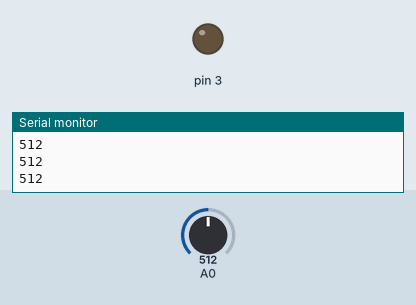
The sketch below on a simulated Arduino Uno, built with avr-gcc and run on an emulated ATmega328P. Shown: output pins drawn as LEDs (lit = HIGH), the last lines printed to the serial monitor. The test bench sets the inputs (shaded band); at power-on: A0 = 512.

Above: at 1.2 s.
1.3 s: A0 set to 112
2.8 s: A0 set to 94
At 3.6 s:
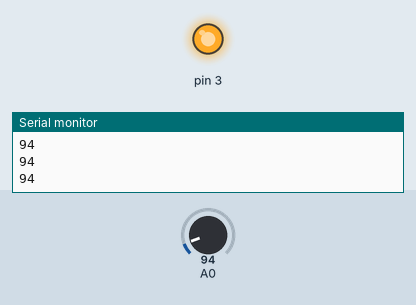
4.4 s: A0 set to 110
At 5.0 s:
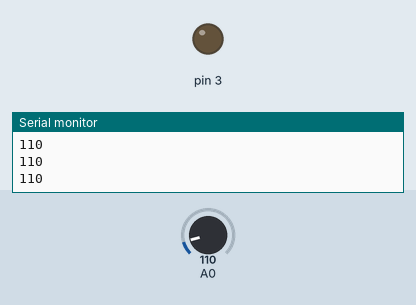
6.0 s: A0 set to 90
At 7.6 s:
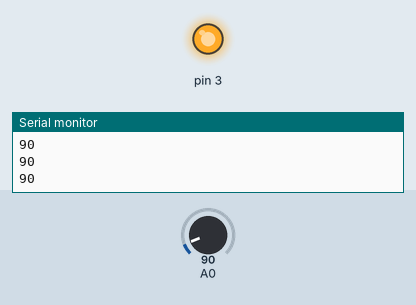
Timing chart, 0 to 8.6 s (numbered marks = the images above; inputs shaded):
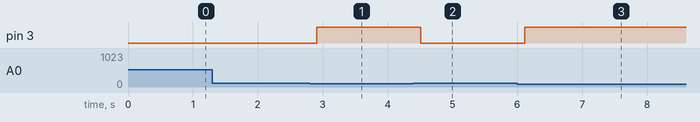

The sketch:

cdsSensor.ino
```cpp
// 조도(cds) 센서 제어
// 주변의 밝기를 측정하는 센서
// analog pin 사용 (A0 ~ A5) (UNO)

// 조도 센서를 이용하여 LED를 제어하는 예
void setup() {
  Serial.begin(9600);
  pinMode(3, OUTPUT);
}

void loop() {
  // 조도센서 0 ~ 1023범위 값을 읽는다.
  int cds = analogRead(A0);
  Serial.println(cds);
  delay(100);
  // 조도센서의 값이 100보다
  // 크면 LED OFF
  // 작으면 LED ON
  if(cds > 100)
    digitalWrite(3, LOW);
  else
    digitalWrite(3, HIGH);
}
```

Measured:
- the behaviour switches between 101 and 100 on A0 (found by bisection; images 0 and 1)
- after the input at 2.8 s, pin 3: LOW → HIGH after 0.11 s
- after the input at 4.4 s, pin 3: HIGH → LOW after 0.11 s
- after the input at 6.0 s, pin 3: LOW → HIGH after 0.12 s
